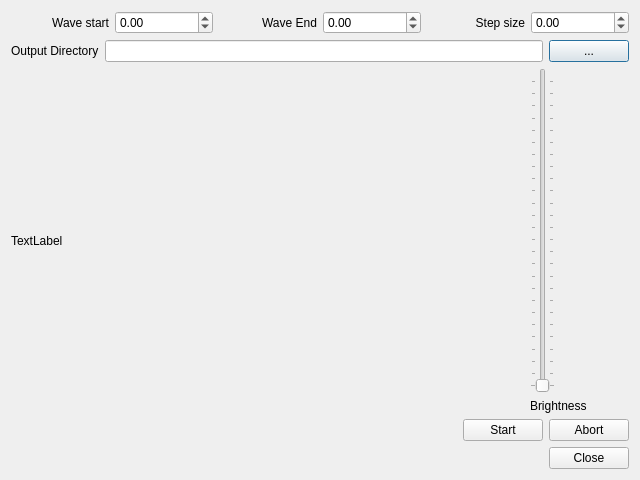
<?xml version="1.0" encoding="UTF-8"?>
<ui version="4.0">
 <class>startestMovieDlg</class>
 <widget class="QDialog" name="startestMovieDlg">
  <property name="geometry">
   <rect>
    <x>0</x>
    <y>0</y>
    <width>640</width>
    <height>480</height>
   </rect>
  </property>
  <property name="windowTitle">
   <string>Dialog</string>
  </property>
  <layout class="QVBoxLayout" name="verticalLayout_2">
   <item>
    <layout class="QHBoxLayout" name="horizontalLayout">
     <item>
      <widget class="QLabel" name="label_2">
       <property name="text">
        <string>Wave start</string>
       </property>
       <property name="alignment">
        <set>Qt::AlignRight|Qt::AlignTrailing|Qt::AlignVCenter</set>
       </property>
      </widget>
     </item>
     <item>
      <widget class="QDoubleSpinBox" name="wavestart">
       <property name="minimum">
        <double>-100.000000000000000</double>
       </property>
       <property name="maximum">
        <double>100.000000000000000</double>
       </property>
       <property name="singleStep">
        <double>0.100000000000000</double>
       </property>
      </widget>
     </item>
     <item>
      <widget class="QLabel" name="label_3">
       <property name="text">
        <string>Wave End</string>
       </property>
       <property name="alignment">
        <set>Qt::AlignRight|Qt::AlignTrailing|Qt::AlignVCenter</set>
       </property>
      </widget>
     </item>
     <item>
      <widget class="QDoubleSpinBox" name="waveEnd">
       <property name="minimum">
        <double>-100.000000000000000</double>
       </property>
       <property name="singleStep">
        <double>0.100000000000000</double>
       </property>
      </widget>
     </item>
     <item>
      <widget class="QLabel" name="label_4">
       <property name="text">
        <string>Step size</string>
       </property>
       <property name="alignment">
        <set>Qt::AlignRight|Qt::AlignTrailing|Qt::AlignVCenter</set>
       </property>
      </widget>
     </item>
     <item>
      <widget class="QDoubleSpinBox" name="stepsize">
       <property name="minimum">
        <double>-99.000000000000000</double>
       </property>
      </widget>
     </item>
    </layout>
   </item>
   <item>
    <layout class="QHBoxLayout" name="horizontalLayout_4">
     <item>
      <widget class="QLabel" name="label">
       <property name="text">
        <string>Output Directory</string>
       </property>
      </widget>
     </item>
     <item>
      <widget class="QLineEdit" name="path"/>
     </item>
     <item>
      <widget class="QPushButton" name="browse">
       <property name="text">
        <string>...</string>
       </property>
      </widget>
     </item>
    </layout>
   </item>
   <item>
    <layout class="QHBoxLayout" name="horizontalLayout_2" stretch="10,0,2">
     <item>
      <widget class="QLabel" name="theImage">
       <property name="text">
        <string>TextLabel</string>
       </property>
      </widget>
     </item>
     <item>
      <spacer name="verticalSpacer">
       <property name="orientation">
        <enum>Qt::Vertical</enum>
       </property>
       <property name="sizeHint" stdset="0">
        <size>
         <width>20</width>
         <height>40</height>
        </size>
       </property>
      </spacer>
     </item>
     <item>
      <layout class="QVBoxLayout" name="verticalLayout">
       <item>
        <widget class="QSlider" name="brightnesssb">
         <property name="minimum">
          <number>0</number>
         </property>
         <property name="maximum">
          <number>255</number>
         </property>
         <property name="value">
          <number>0</number>
         </property>
         <property name="orientation">
          <enum>Qt::Vertical</enum>
         </property>
         <property name="tickPosition">
          <enum>QSlider::TicksBothSides</enum>
         </property>
        </widget>
       </item>
       <item>
        <widget class="QLabel" name="label_5">
         <property name="text">
          <string>Brightness</string>
         </property>
        </widget>
       </item>
      </layout>
     </item>
    </layout>
   </item>
   <item>
    <layout class="QHBoxLayout" name="horizontalLayout_3">
     <item>
      <spacer name="horizontalSpacer">
       <property name="orientation">
        <enum>Qt::Horizontal</enum>
       </property>
       <property name="sizeHint" stdset="0">
        <size>
         <width>40</width>
         <height>20</height>
        </size>
       </property>
      </spacer>
     </item>
     <item>
      <widget class="QPushButton" name="start">
       <property name="text">
        <string>Start</string>
       </property>
      </widget>
     </item>
     <item>
      <widget class="QPushButton" name="abort">
       <property name="text">
        <string>Abort</string>
       </property>
      </widget>
     </item>
    </layout>
   </item>
   <item>
    <widget class="QDialogButtonBox" name="buttonBox">
     <property name="orientation">
      <enum>Qt::Horizontal</enum>
     </property>
     <property name="standardButtons">
      <set>QDialogButtonBox::Close</set>
     </property>
    </widget>
   </item>
  </layout>
 </widget>
 <resources/>
 <connections>
  <connection>
   <sender>buttonBox</sender>
   <signal>accepted()</signal>
   <receiver>startestMovieDlg</receiver>
   <slot>accept()</slot>
   <hints>
    <hint type="sourcelabel">
     <x>248</x>
     <y>254</y>
    </hint>
    <hint type="destinationlabel">
     <x>157</x>
     <y>274</y>
    </hint>
   </hints>
  </connection>
  <connection>
   <sender>buttonBox</sender>
   <signal>rejected()</signal>
   <receiver>startestMovieDlg</receiver>
   <slot>reject()</slot>
   <hints>
    <hint type="sourcelabel">
     <x>316</x>
     <y>260</y>
    </hint>
    <hint type="destinationlabel">
     <x>286</x>
     <y>274</y>
    </hint>
   </hints>
  </connection>
 </connections>
</ui>
